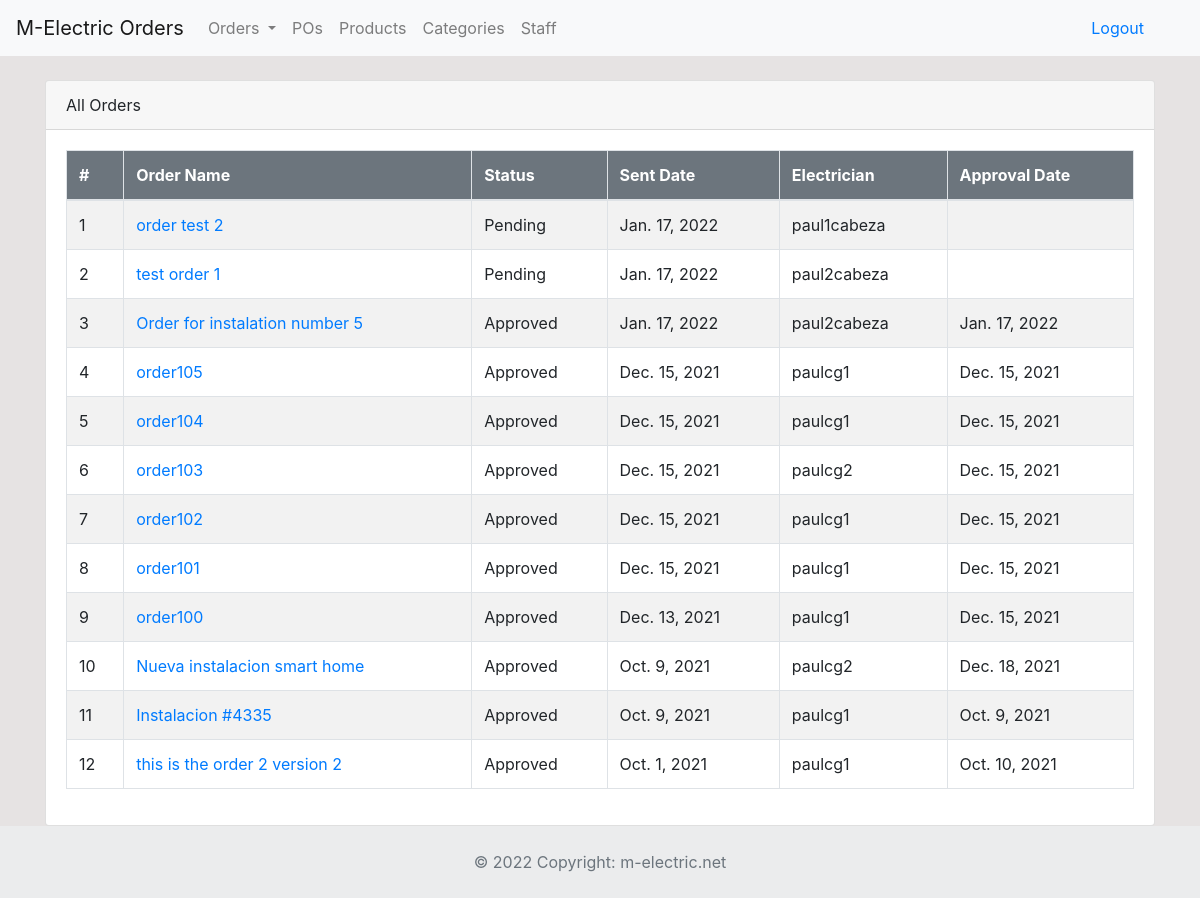
Page /all-orders (signed in) on the committed database.
### dashboard/models.py (models this page shows, shortened)
class Order(models.Model):
	description = models.CharField('Order Description', max_length=100)
	status = models.CharField('Status', max_length=50, choices=STATUS)
	po = models.ForeignKey(Po, blank=True, null=True, on_delete=models.CASCADE)
	user = models.ForeignKey(User, blank=True, null=True, on_delete=models.CASCADE)
	products = models.ManyToManyField(Product, blank=True, through='ThroughModel')
	created = models.DateTimeField(auto_now_add=True)
	approval_date = models.DateTimeField('Approval Date', blank=True, null=True)

### dashboard/views.py (the view)
# urls.py: path('all-orders', views.all_orders, name='all-orders'),
@login_required
def all_orders(request):
    all_orders = Order.objects.all().order_by('-created')
    return render(request, 'dashboard/all_orders.html', {'all_orders':all_orders})

### templates/dashboard/all_orders.html (shortened to what this page needs)
{% extends 'partials/base.html' %}
{% block content %}
<div class="container">
    <div class="row mt-4">
            <div class="col-md-12">
                <div class="card">
                    <div class="card-header">
                        All Orders
                    </div>
                    <div class="card-body">
                        <table class="table table-striped table-bordered">
                            <thead class="bg-secondary text-white">
                                <tr>
                                    <th>#</th>
                                    <th scope="col">Order Name</th>
                                    <th scope="col">Status</th>
                                    <th scope="col">Sent Date</th>
                                    <th scope="col">Electrician</th>
                                    <th scope="col">Approval Date</th>
                                </tr>
                            </thead>
                            <tbody>
                                {% for order in all_orders %}
                                <tr>
                                    <td>{{ forloop.counter }}</td>
                                    <td><a href="">{{ order.description }}</a></td>
                                    <td>{{ order.status }}</td>
                                    <td>{{ order.created.date }}</td>
                                    <td>{{ order.user }}</td>
                                    <td>{{ order.approval_date.date }}</td>
                                </tr>
                                {% endfor %}
                            </tbody>
                        </table>
                    </div>
                </div>
            </div>
    </div>
</div>
{% endblock %}
{% block footer %}
{% include 'partials/footer.html' %}
{% endblock %}

### static/style.css (style rules this page uses)
body { background: rgb(230, 227, 227); }

### rows in the picture
Order: description "order test 2", status "Pending", created "Jan. 17, 2022", user "paul1cabeza"
Order: description "test order 1", status "Pending", created "Jan. 17, 2022", user "paul2cabeza"
Order: description "Order for instalation number 5", status "Approved", created "Jan. 17, 2022", user "paul2cabeza", approval_date "Jan. 17, 2022"
Order: description "order105", status "Approved", created "Dec. 15, 2021", user "paulcg1", approval_date "Dec. 15, 2021"
Order: description "order104", status "Approved", created "Dec. 15, 2021", user "paulcg1", approval_date "Dec. 15, 2021"
Order: description "order103", status "Approved", created "Dec. 15, 2021", user "paulcg2", approval_date "Dec. 15, 2021"
Order: description "order102", status "Approved", created "Dec. 15, 2021", user "paulcg1", approval_date "Dec. 15, 2021"
Order: description "order101", status "Approved", created "Dec. 15, 2021", user "paulcg1", approval_date "Dec. 15, 2021"
Order: description "order100", status "Approved", created "Dec. 13, 2021", user "paulcg1", approval_date "Dec. 15, 2021"
Order: description "Nueva instalacion smart home", status "Approved", created "Oct. 9, 2021", user "paulcg2", approval_date "Dec. 18, 2021"
Order: description "Instalacion #4335", status "Approved", created "Oct. 9, 2021", user "paulcg1", approval_date "Oct. 9, 2021"
Order: description "this is the order 2 version 2", status "Approved", created "Oct. 1, 2021", user "paulcg1", approval_date "Oct. 10, 2021"
